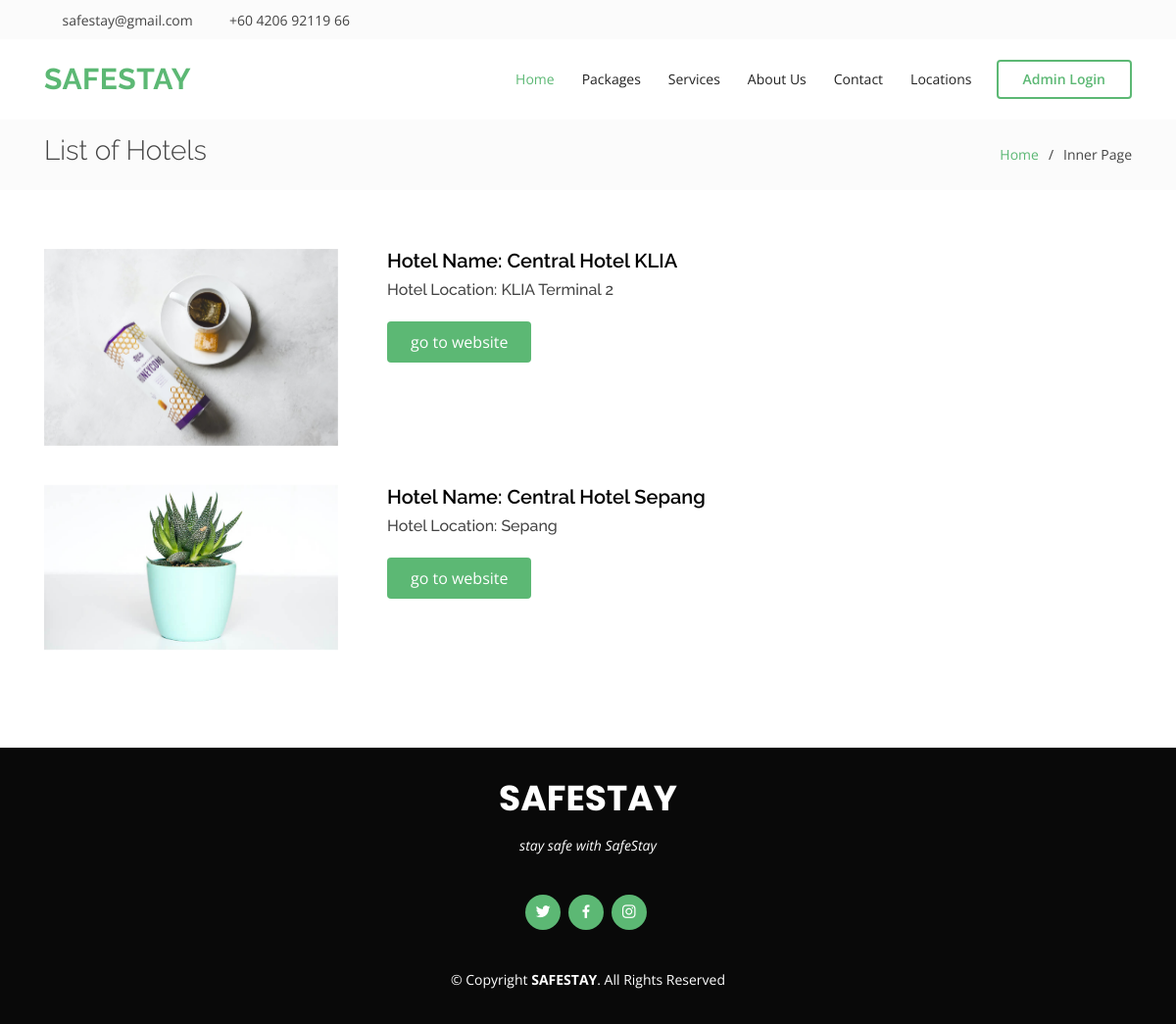
The page /hotel-list.php on the database its author committed.
### tables this page shows
CREATE TABLE `hotels` (
  `htl_id` int(11) NOT NULL,
  `htl_name` varchar(200) DEFAULT NULL,
  `htl_location` varchar(100) DEFAULT NULL,
  `htl_image` varchar(100) DEFAULT NULL,
  `creation_date` timestamp NULL DEFAULT current_timestamp(),
  `update_date` timestamp NULL DEFAULT NULL ON UPDATE current_timestamp()
);

### hotel-list.php (the view, shortened to what this page needs)
<?php
include('assets/includes/config.php');
?>
<!DOCTYPE html>
<html lang="en">
<head>
    <link href="assets/vendor/bootstrap/css/bootstrap.min.css" rel="stylesheet">
    <link href="assets/vendor/icofont/icofont.min.css" rel="stylesheet">
    <link href="assets/vendor/boxicons/css/boxicons.min.css" rel="stylesheet">
    <link href="assets/vendor/animate.css/animate.min.css" rel="stylesheet">
    <link href="assets/vendor/owl.carousel/assets/owl.carousel.min.css" rel="stylesheet">
    <link href="assets/vendor/venobox/venobox.css" rel="stylesheet">
    <link href="assets/css/style.css" rel="stylesheet">
    <link href="assets/css/hotel-list.css" rel="stylesheet">
</head>
<body>
    <?php include('assets/includes/header.php'); ?>
    <main id="main">
        <section class="breadcrumbs">
            <div class="container">
                <div class="d-flex justify-content-between align-items-center">
                    <h2>List of Hotels</h2>
                    <ol>
                        <li><a href="index.php">Home</a></li>
                        <li>Inner Page</li>
                    </ol>
                </div>
            </div>
        </section>
        <section class="hotel-list">
            <div class="container">
                <?php $sql = "SELECT * from hotels";
                $query = $dbh->prepare($sql);
                $query->execute();
                $results = $query->fetchAll(PDO::FETCH_OBJ);
                if ($query->rowCount() > 0) {
                    foreach ($results as $result) { ?>
                        <div class="hotel-item">
                            <a href="">
                                <img src="assets/img/portfolio/<?php echo htmlentities($result->htl_image); ?>" class="hotel-img">
                            </a>
                            <div class="content">
                                <h4>Hotel Name: <?php echo htmlentities($result->htl_name); ?></h4>
                                <h6>Hotel Location: <?php echo htmlentities($result->htl_location); ?></h6>
                                <br>
                                <a href="" class="goto-button">go to website</a>
                            </div>
                        </div>
                <?php }
                } ?>
            </div>
        </section>
    </main>
    <?php include('assets/includes/footer.php'); ?>
</body>
</html>

### assets/includes/header.php (shortened to what this page needs)
<div id="topbar" class="d-none d-lg-flex align-items-center fixed-top">
    <div class="container d-flex">
    <div class="contact-info mr-auto">
        <i class="icofont-envelope"></i> <a href="">safestay@gmail.com</a>
        <i class="icofont-phone"></i> +60 4206 92119 66
    </div>
    <div class="social-links">
        <a href="#" class="twitter"><i class="icofont-twitter"></i></a>
        <a href="#" class="facebook"><i class="icofont-facebook"></i></a>
        <a href="#" class="instagram"><i class="icofont-instagram"></i></a>
    </div>
    </div>
</div>
<header id="header" class="fixed-top">
<div class="container d-flex align-items-center">
    <h1 class="logo mr-auto"><a href="index.php">SafeStay</a></h1>
    <nav class="nav-menu d-none d-lg-block">
    <ul>
        <li class="active"><a href="index.php">Home</a></li>
        <li><a href="package-list.php">Packages</a></li>
        <li><a href="services.php">Services</a></li>
        <li><a href="about.php">About Us</a></li>
        <li><a href="contact.php">Contact</a></li>
        <li><a href="hotel-list.php">Locations</a></li>
    </ul>
    </nav>
    <a href="/admin/admin-login.php" class="get-started-btn scrollto">Admin Login</a>
</div>
</header>

### assets/includes/footer.php (shortened to what this page needs)
<footer id="footer">
    <div class="container">
    <h3>SAFESTAY</h3>
    <p>stay safe with SafeStay</p>
    <div class="social-links">
        <a href="https://twitter.com/traveloka" class="twitter"><i class="bx bxl-twitter"></i></a>
        <a href="https://www.facebook.com/search/top?q=traveloka" class="facebook"><i class="bx bxl-facebook"></i></a>
        <a href="https://www.instagram.com/traveloka/" class="instagram"><i class="bx bxl-instagram"></i></a>
    </div>
    <div class="copyright">
        &copy; Copyright <strong><span>SAFESTAY</span></strong>. All Rights Reserved
    </div>
    </div>
</footer>

### assets/css/style.css (style rules this page uses)
body { font-family: "Open Sans", sans-serif; color: #444444; }
a { color: #5cb874; }
h1, h2, h3, h4, h5, h6 { font-family: "Raleway", sans-serif; }
#topbar { background: #fbfbfb; height: 40px; font-size: 14px; transition: all 0.5s; }
#topbar .contact-info a { line-height: 1; color: #444444; transition: 0.3s; }
#topbar .contact-info i { color: #5cb874; padding-right: 4px; }
#topbar .contact-info i.icofont-phone { margin-left: 15px; }
#topbar .social-links a { color: #777777; padding-left: 15px; display: inline-block; line-height: 1px; transition: 0.3s; }
#topbar .social-links a:first-child { border-left: 0; }
#header { background: #fff; transition: all 0.5s; z-index: 997; padding: 20px 0; top: 40px; }
#header .logo { font-size: 30px; margin: 0; padding: 0; line-height: 1; font-weight: 700; letter-spacing: 0.5px; text-transform: uppercase; }
#header .logo a { color: #5cb874; }
.nav-menu ul { margin: 0; padding: 0; list-style: none; }
.nav-menu > ul { display: flex; }
.nav-menu > ul > li { position: relative; white-space: nowrap; padding: 10px 0 10px 28px; }
.nav-menu a { display: block; position: relative; color: #222222; transition: 0.3s; font-size: 14px; font-family: "Open Sans", sans-serif; }
.nav-menu a:hover, .nav-menu .active > a, .nav-menu li:hover > a { color: #5cb874; }
.get-started-btn { margin-left: 25px; color: #5cb874; border-radius: 4px; padding: 7px 25px 8px 25px; white-space: nowrap; transition: 0.3s; font-size: 14px; border: 2px solid #5cb874; display: inline-block; font-weight: 600; }
section { padding: 60px 0; }
.breadcrumbs { padding: 15px 0; background: #fbfbfb; min-height: 40px; margin-top: 122px; }
.breadcrumbs h2 { font-size: 28px; font-weight: 300; }
.breadcrumbs ol { display: flex; flex-wrap: wrap; list-style: none; padding: 0; margin: 0; font-size: 14px; }
.breadcrumbs ol li + li { padding-left: 10px; }
.breadcrumbs ol li + li::before { display: inline-block; padding-right: 10px; color: #3c3c3c; content: "/"; }
#footer { background: #090909; color: #fff; font-size: 14px; text-align: center; padding: 30px 0; }
#footer h3 { font-size: 36px; font-weight: 700; color: #fff; position: relative; font-family: "Poppins", sans-serif; padding: 0; margin: 0 0 15px 0; }
#footer p { font-size: 15; font-style: italic; padding: 0; margin: 0 0 40px 0; }
#footer .social-links { margin: 0 0 40px 0; }
#footer .social-links a { font-size: 18px; display: inline-block; background: #5cb874; color: #fff; line-height: 1; padding: 8px 0; margin-right: 4px; border-radius: 50%; text-align: center; width: 36px; height: 36px; transition: 0.3s; }
#footer .copyright { margin: 0 0 5px 0; }

### assets/css/hotel-list.css (style rules this page uses)
.hotel-img { opacity: 1; display: block; transition: .5s ease; backface-visibility: hidden; width: 300px; }
.hotel-item { display: inline-flex; margin-bottom: 40px; }
.content { margin-left: 50px; }
.content > h4 { font-size: 20px; color: black; font-weight: 600; }
.goto-button { background: #5cb874; border: 0; padding: 10px 24px; color: #fff; transition: 0.4s; border-radius: 4px; }

### rows shown on the page
hotels: htl_image (picture), htl_name "Central Hotel KLIA", htl_location "KLIA Terminal 2"
hotels: htl_image (picture), htl_name "Central Hotel Sepang", htl_location "Sepang"
